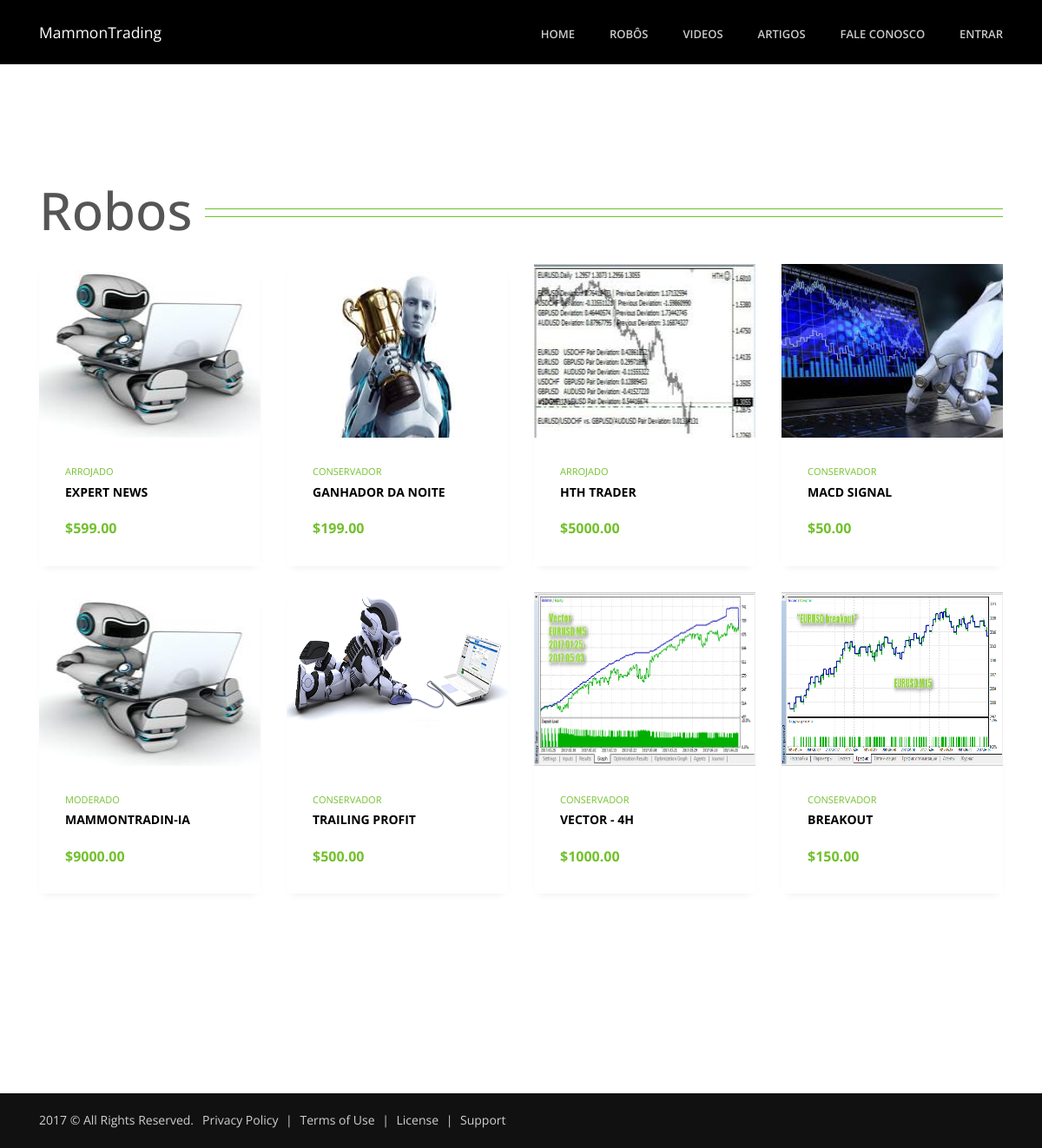
The app's page /robos/ with its own data.
### robo/models.py (models this page shows, shortened)
class Robo(models.Model):
    TIPO = {
        (0, 'Conservador'),
        (1, 'Moderado'),
        (2, 'Arrojado'),
    }
    nome = models.CharField('Nome', max_length=100)
    slug = models.SlugField('Slug', max_length=100)
    imagem = models.ImageField(upload_to='imagens', verbose_name='Imagem')
    preco = models.DecimalField('Preco', decimal_places=2, max_digits=6)
    descricao = models.TextField('Descricao')
    criado_em = models.DateTimeField('Criado em', auto_now_add=True)
    atualizado_em = models.DateTimeField('Atualizado em', auto_now=True)
    tipo = models.IntegerField('Tipo', choices=TIPO, default=0, blank=True)
    @models.permalink
    def get_absolute_url(self):
        return ('robo:details', (), {'slug': self.slug})
    class Meta:
        verbose_name = 'Robo'
        verbose_name_plural = 'Robos'
        ordering = ['nome']

### robo/templates/robo/robo_list.html (shortened to what this page needs)
{% extends 'core/base.html' %}
{% load static %}
{% block content %}
    <div class="u-heading-v1-1 g-bg-main g-brd-primary g-mb-20">
        <h1 class="h1 text-center u-heading-v1__title">Robos</h1>
    </div>
    <div class="row">
        {% for robo in object_list %}
            <div class="col-md-6 col-lg-3 g-mb-30">
                <article class="u-shadow-v19 g-bg-white">
                    <img class="w-100" width="200" height="200" src="{{ robo.imagem.url }}" alt="Image Description">
                    <div class="g-rounded-bottom-3 g-pa-30">
                        {% if robo.tipo == 0 %}
                            <em class="d-block g-color-primary g-font-style-normal g-font-size-11 text-uppercase g-mb-5">Conservador</em>
                        {% elif robo.tipo == 1 %}
                            <em class="d-block g-color-primary g-font-style-normal g-font-size-11 text-uppercase g-mb-5">Moderado</em>
                        {% else %}
                            <em class="d-block g-color-primary g-font-style-normal g-font-size-11 text-uppercase g-mb-5">Arrojado</em>
                        {% endif %}
                        <h3 class="h6 g-color-black g-font-weight-700 text-uppercase g-mb-20">
                            <a class="u-link-v5 g-color-black g-color-primary--hover"
                               href="{{ robo.get_absolute_url }}">
                                {{ robo.nome }}
                            </a>
                        </h3>
                        <span class="g-color-primary g-font-weight-700 g-font-size-16">${{ robo.preco }}</span>
                    </div>
                </article>
            </div>
        {% endfor %}
    </div>
{% endblock %}

### core/static/assets/css/unify-core.css (style rules this page uses)
html { font-size: 14px; overflow-x: hidden; }
body { font-weight: 400; font-size: 1rem; font-family: "Open Sans", Helvetica, Arial, sans-serif; line-height: 1.6; color: #555; -webkit-font-smoothing: antialiased; -moz-osx-font-smoothing: grayscale; -moz-font-feature-settings: "liga", "kern"; text-rendering: optimizelegibility; background-color: #fff; }
a { color: #72c02c; outline: none; }
.h1, .h2, .h3, .h4, .h5, .h6, .h7, h1, h2, h3, h4, h5, h6 { line-height: 1.4; }

### core/static/assets/css/custom.css (style rules this page uses)
h1 { font-size: 60px !important; }

### records on screen
Robo: imagem (picture), tipo "ARROJADO", nome "EXPERT NEWS", preco "599.00"
Robo: imagem (picture), tipo "CONSERVADOR", nome "GANHADOR DA NOITE", preco "199.00"
Robo: imagem (picture), tipo "ARROJADO", nome "HTH TRADER", preco "5000.00"
Robo: imagem (picture), tipo "CONSERVADOR", nome "MACD SIGNAL", preco "50.00"
Robo: imagem (picture), tipo "MODERADO", nome "MAMMONTRADIN-IA", preco "9000.00"
Robo: imagem (picture), tipo "CONSERVADOR", nome "TRAILING PROFIT", preco "500.00"
Robo: imagem (picture), tipo "CONSERVADOR", nome "VECTOR - 4H", preco "1000.00"
Robo: imagem (picture), tipo "CONSERVADOR", nome "BREAKOUT", preco "150.00"
